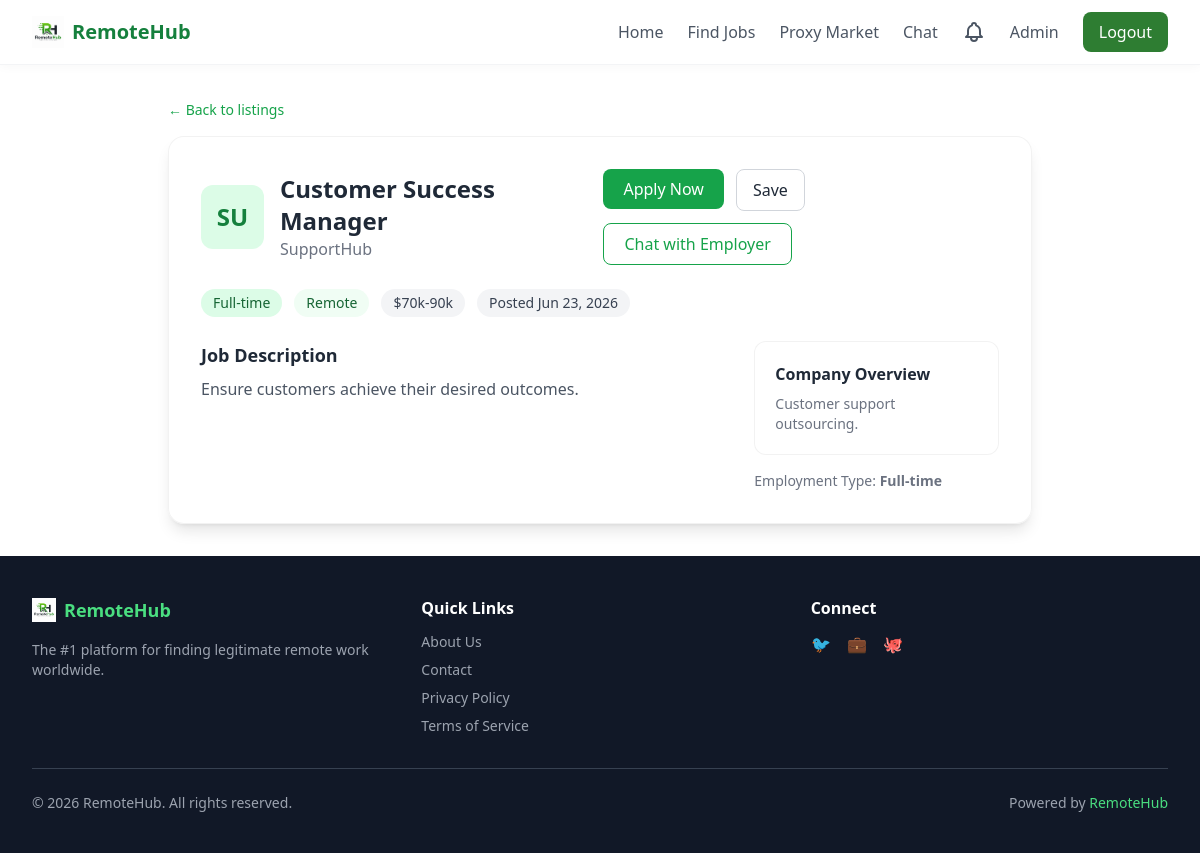
The app's page /jobs/job/86 (signed in), older data.
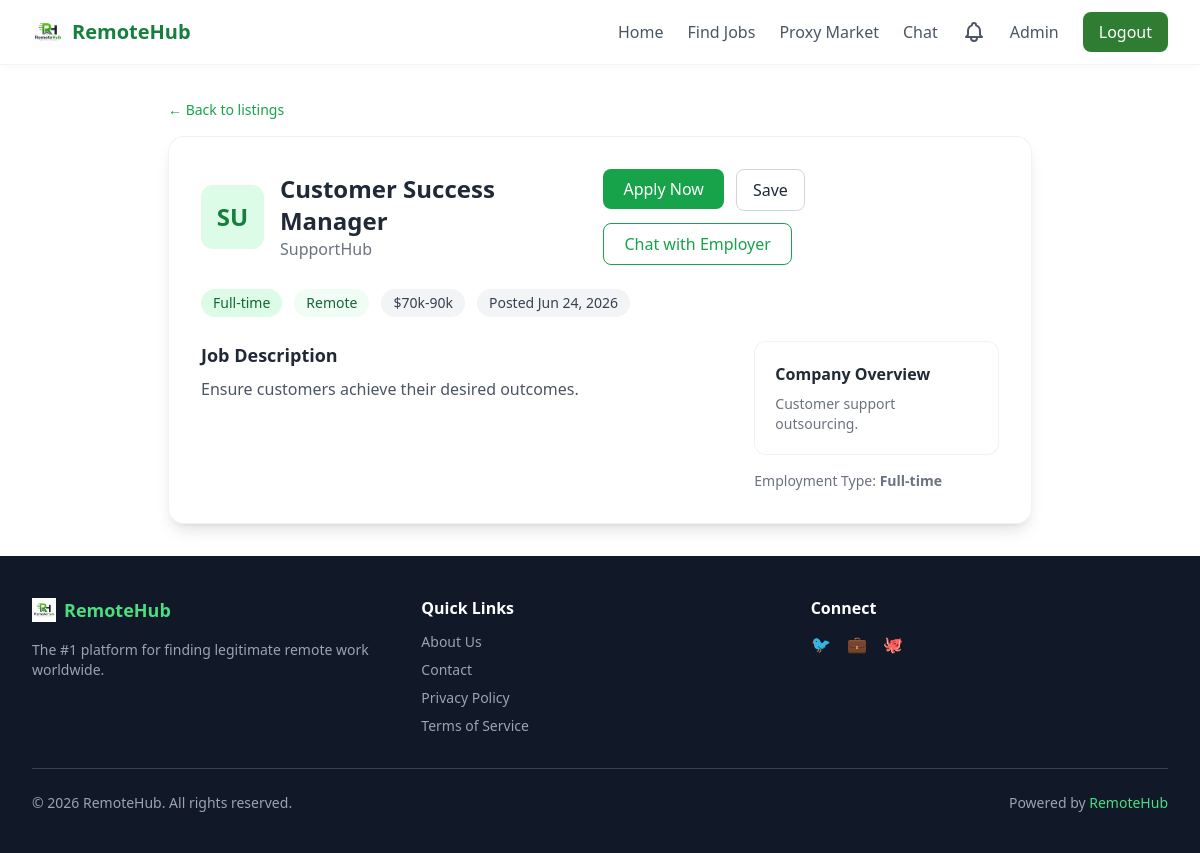
The same page, newer data.
### models.py (models this page shows)
class Job(db.Model):
    __tablename__ = 'jobs'
    id = db.Column(db.Integer, primary_key=True)
    title = db.Column(db.String(200), nullable=False)
    company_id = db.Column(db.Integer, db.ForeignKey('companies.id'), nullable=False)
    category_id = db.Column(db.Integer, db.ForeignKey('job_categories.id'))
    parent_category = db.Column(db.String(100))
    employment_type = db.Column(db.String(50))
    salary = db.Column(db.String(100))
    experience_level = db.Column(db.String(100))
    location = db.Column(db.String(100))
    timezone = db.Column(db.String(100))
    description = db.Column(db.Text)
    responsibilities = db.Column(db.Text)
    qualifications = db.Column(db.Text)
    skills_required = db.Column(db.Text)
    posted_date = db.Column(db.DateTime, default=lambda: datetime.now(timezone.utc))
    application_deadline = db.Column(db.DateTime)
    proxy_required = db.Column(db.Boolean, default=False)
    proxy_country = db.Column(db.String(100))
    is_active = db.Column(db.Boolean, default=True)
    benefits = db.Column(db.Text)
    contract_type = db.Column(db.String(50))
    applications = db.relationship('JobApplication', backref='job', lazy='dynamic')
    saved_by = db.relationship('SavedJob', backref='job', lazy='dynamic')

### routes/job_routes.py (the view)
@job_bp.route('/job/<int:job_id>')
@login_required
def detail(job_id):
    job = Job.query.get_or_404(job_id)
    return render_template('job_detail.html', job=job)

### app.py (called while the page is built)
@login_manager.user_loader
def load_user(user_id):
    return db.session.get(User, int(user_id))

### templates/job_detail.html (shortened to what this page needs)
{% extends "base.html" %}
{% block content %}
<div class="max-w-4xl mx-auto px-4 py-8">
    <a href="{{ url_for('jobs.browse') }}" class="text-green-600 hover:underline text-sm mb-4 inline-block">&larr; Back to listings</a>
    <div class="glass-card rounded-2xl p-6 md:p-8 shadow-lg">
        <div class="flex flex-col md:flex-row md:items-center md:justify-between mb-6">
            <div class="flex items-center space-x-4">
                <div class="w-16 h-16 bg-green-100 rounded-xl flex items-center justify-center text-green-700 font-bold text-2xl">
                    {{ job.company.name[:2].upper() if job.company else '??' }}
                </div>
                <div>
                    <h1 class="text-2xl font-bold text-gray-800">{{ job.title }}</h1>
                    <p class="text-gray-500">{{ job.company.name if job.company else 'Unknown' }}</p>
                </div>
            </div>
            <div class="mt-4 md:mt-0 flex flex-wrap gap-3">
                <form method="POST" action="{{ url_for('jobs.apply', job_id=job.id) }}" class="inline">
                    <button type="submit" class="bg-green-600 text-white px-5 py-2 rounded-lg hover:bg-green-700 transition">Apply Now</button>
                </form>
                <form method="POST" action="{{ url_for('jobs.save_job', job_id=job.id) }}" class="inline">
                    <button type="submit" class="border border-gray-300 px-4 py-2 rounded-lg hover:bg-gray-50 transition">Save</button>
                </form>
                <form method="POST" action="{{ url_for('chat.start_conversation', job_id=job.id) }}" class="inline">
                    <button type="submit" class="bg-white border border-green-600 text-green-600 px-5 py-2 rounded-lg hover:bg-green-50 transition font-medium">
                        Chat with Employer
                    </button>
                </form>
            </div>
        </div>
        <div class="flex flex-wrap gap-3 mb-6">
            <span class="px-3 py-1 bg-green-100 text-green-800 rounded-full text-sm">{{ job.employment_type or 'N/A' }}</span>
            <span class="px-3 py-1 bg-green-50 text-green-800 rounded-full text-sm">{{ job.location or 'Remote' }}</span>
            {% if job.salary %}<span class="px-3 py-1 bg-gray-100 text-gray-700 rounded-full text-sm">{{ job.salary }}</span>{% endif %}
            <span class="px-3 py-1 bg-gray-100 text-gray-700 rounded-full text-sm">
                Posted {{ job.posted_date.strftime('%b %d, %Y') if job.posted_date else 'N/A' }}
            </span>
        </div>
        <div class="grid md:grid-cols-3 gap-8">
            <div class="md:col-span-2 space-y-6">
                <div>
                    <h2 class="text-lg font-semibold mb-2 text-gray-800">Job Description</h2>
                    <div class="prose max-w-none text-gray-600">
                        {{ job.description | safe if job.description else 'No description available.' }}
                    </div>
                </div>
            </div>
            <div class="space-y-4">
                {% if job.company.description %}
                <div class="glass-card p-5 rounded-xl">
                    <h3 class="font-semibold mb-2">Company Overview</h3>
                    <p class="text-sm text-gray-500">{{ job.company.description }}</p>
                </div>
                {% endif %}
                <div class="text-sm text-gray-500">
                    <p>Employment Type: <strong>{{ job.employment_type or 'Not specified' }}</strong></p>
                </div>
            </div>
        </div>
    </div>
</div>
{% endblock %}

Row changes from the older to the newer data that the page shows:
changed Job "Customer Success Manager": posted_date "Jun 23, 2026" → "Jun 24, 2026"
